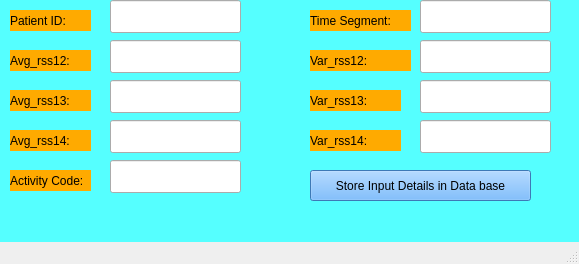
<?xml version="1.0" encoding="UTF-8"?>
<ui version="4.0">
 <class>MainWindow</class>
 <widget class="QMainWindow" name="MainWindow">
  <property name="geometry">
   <rect>
    <x>0</x>
    <y>0</y>
    <width>579</width>
    <height>264</height>
   </rect>
  </property>
  <property name="windowTitle">
   <string>Sensor Data Input Through GUI</string>
  </property>
  <widget class="QWidget" name="centralwidget">
   <widget class="QLabel" name="label">
    <property name="geometry">
     <rect>
      <x>10</x>
      <y>90</y>
      <width>81</width>
      <height>21</height>
     </rect>
    </property>
    <property name="styleSheet">
     <string notr="true">background-color: rgb(255, 170, 0);
font: 75 10pt &quot;MS Shell Dlg 2&quot;;</string>
    </property>
    <property name="text">
     <string>Avg_rss13:</string>
    </property>
   </widget>
   <widget class="QLineEdit" name="lineEdit">
    <property name="geometry">
     <rect>
      <x>110</x>
      <y>80</y>
      <width>131</width>
      <height>33</height>
     </rect>
    </property>
   </widget>
   <widget class="QPushButton" name="pushButton">
    <property name="geometry">
     <rect>
      <x>310</x>
      <y>170</y>
      <width>221</width>
      <height>31</height>
     </rect>
    </property>
    <property name="styleSheet">
     <string notr="true">background-color: rgb(85, 170, 255);</string>
    </property>
    <property name="text">
     <string>Store Input Details in Data base</string>
    </property>
   </widget>
   <widget class="QLineEdit" name="lineEdit_3">
    <property name="geometry">
     <rect>
      <x>110</x>
      <y>0</y>
      <width>131</width>
      <height>33</height>
     </rect>
    </property>
   </widget>
   <widget class="QLineEdit" name="lineEdit_4">
    <property name="geometry">
     <rect>
      <x>420</x>
      <y>0</y>
      <width>131</width>
      <height>33</height>
     </rect>
    </property>
   </widget>
   <widget class="QLineEdit" name="lineEdit_5">
    <property name="geometry">
     <rect>
      <x>110</x>
      <y>40</y>
      <width>131</width>
      <height>33</height>
     </rect>
    </property>
   </widget>
   <widget class="QLineEdit" name="lineEdit_6">
    <property name="geometry">
     <rect>
      <x>420</x>
      <y>40</y>
      <width>131</width>
      <height>33</height>
     </rect>
    </property>
   </widget>
   <widget class="QLabel" name="label_3">
    <property name="geometry">
     <rect>
      <x>10</x>
      <y>10</y>
      <width>81</width>
      <height>21</height>
     </rect>
    </property>
    <property name="styleSheet">
     <string notr="true">background-color: rgb(255, 170, 0);
font: 75 10pt &quot;MS Shell Dlg 2&quot;;</string>
    </property>
    <property name="text">
     <string>Patient ID:</string>
    </property>
   </widget>
   <widget class="QLabel" name="label_4">
    <property name="geometry">
     <rect>
      <x>310</x>
      <y>10</y>
      <width>101</width>
      <height>21</height>
     </rect>
    </property>
    <property name="styleSheet">
     <string notr="true">background-color: rgb(255, 170, 0);
font: 75 10pt &quot;MS Shell Dlg 2&quot;;</string>
    </property>
    <property name="text">
     <string>Time Segment:</string>
    </property>
   </widget>
   <widget class="QLabel" name="label_5">
    <property name="geometry">
     <rect>
      <x>310</x>
      <y>50</y>
      <width>101</width>
      <height>21</height>
     </rect>
    </property>
    <property name="styleSheet">
     <string notr="true">background-color: rgb(255, 170, 0);
font: 75 10pt &quot;MS Shell Dlg 2&quot;;</string>
    </property>
    <property name="text">
     <string>Var_rss12:</string>
    </property>
   </widget>
   <widget class="QLabel" name="label_6">
    <property name="geometry">
     <rect>
      <x>10</x>
      <y>50</y>
      <width>81</width>
      <height>21</height>
     </rect>
    </property>
    <property name="styleSheet">
     <string notr="true">background-color: rgb(255, 170, 0);
font: 75 10pt &quot;MS Shell Dlg 2&quot;;</string>
    </property>
    <property name="text">
     <string>Avg_rss12:</string>
    </property>
   </widget>
   <widget class="QLabel" name="label_2">
    <property name="geometry">
     <rect>
      <x>310</x>
      <y>90</y>
      <width>91</width>
      <height>21</height>
     </rect>
    </property>
    <property name="styleSheet">
     <string notr="true">background-color: rgb(255, 170, 0);
font: 75 10pt &quot;MS Shell Dlg 2&quot;;</string>
    </property>
    <property name="text">
     <string>Var_rss13:</string>
    </property>
   </widget>
   <widget class="QLineEdit" name="lineEdit_2">
    <property name="geometry">
     <rect>
      <x>420</x>
      <y>80</y>
      <width>131</width>
      <height>33</height>
     </rect>
    </property>
   </widget>
   <widget class="QLabel" name="label_7">
    <property name="geometry">
     <rect>
      <x>10</x>
      <y>130</y>
      <width>81</width>
      <height>21</height>
     </rect>
    </property>
    <property name="styleSheet">
     <string notr="true">background-color: rgb(255, 170, 0);
font: 75 10pt &quot;MS Shell Dlg 2&quot;;</string>
    </property>
    <property name="text">
     <string>Avg_rss14:</string>
    </property>
   </widget>
   <widget class="QLabel" name="label_8">
    <property name="geometry">
     <rect>
      <x>310</x>
      <y>130</y>
      <width>91</width>
      <height>21</height>
     </rect>
    </property>
    <property name="styleSheet">
     <string notr="true">background-color: rgb(85, 255, 255);
font: 75 10pt &quot;MS Shell Dlg 2&quot;;
background-color: rgb(255, 170, 0);</string>
    </property>
    <property name="text">
     <string>Var_rss14:</string>
    </property>
   </widget>
   <widget class="QLineEdit" name="lineEdit_7">
    <property name="geometry">
     <rect>
      <x>420</x>
      <y>120</y>
      <width>131</width>
      <height>33</height>
     </rect>
    </property>
   </widget>
   <widget class="QLineEdit" name="lineEdit_8">
    <property name="geometry">
     <rect>
      <x>110</x>
      <y>120</y>
      <width>131</width>
      <height>33</height>
     </rect>
    </property>
   </widget>
   <widget class="QLabel" name="label_9">
    <property name="geometry">
     <rect>
      <x>10</x>
      <y>170</y>
      <width>81</width>
      <height>21</height>
     </rect>
    </property>
    <property name="styleSheet">
     <string notr="true">background-color: rgb(255, 170, 0);
font: 75 10pt &quot;MS Shell Dlg 2&quot;;</string>
    </property>
    <property name="text">
     <string>Activity Code:</string>
    </property>
   </widget>
   <widget class="QLineEdit" name="lineEdit_9">
    <property name="geometry">
     <rect>
      <x>110</x>
      <y>160</y>
      <width>131</width>
      <height>33</height>
     </rect>
    </property>
    <property name="text">
     <string/>
    </property>
   </widget>
   <widget class="QLabel" name="label_10">
    <property name="geometry">
     <rect>
      <x>0</x>
      <y>0</y>
      <width>581</width>
      <height>301</height>
     </rect>
    </property>
    <property name="styleSheet">
     <string notr="true">background-color: rgb(85, 255, 255);</string>
    </property>
    <property name="text">
     <string/>
    </property>
    <property name="pixmap">
     <pixmap>../Users/home/Documents/image.jpg</pixmap>
    </property>
   </widget>
   <zorder>label_10</zorder>
   <zorder>label</zorder>
   <zorder>lineEdit</zorder>
   <zorder>pushButton</zorder>
   <zorder>lineEdit_3</zorder>
   <zorder>lineEdit_4</zorder>
   <zorder>lineEdit_5</zorder>
   <zorder>lineEdit_6</zorder>
   <zorder>label_3</zorder>
   <zorder>label_4</zorder>
   <zorder>label_5</zorder>
   <zorder>label_6</zorder>
   <zorder>label_2</zorder>
   <zorder>lineEdit_2</zorder>
   <zorder>label_7</zorder>
   <zorder>label_8</zorder>
   <zorder>lineEdit_7</zorder>
   <zorder>lineEdit_8</zorder>
   <zorder>label_9</zorder>
   <zorder>lineEdit_9</zorder>
  </widget>
  <widget class="QStatusBar" name="statusbar"/>
 </widget>
 <resources/>
 <connections/>
</ui>
